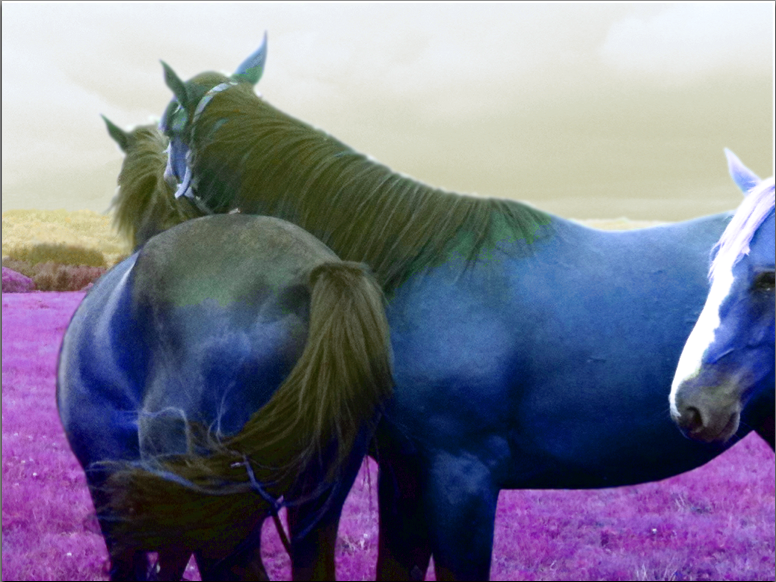
//> input picture 2-base/control/horse-hsv.png, 776 x 582 px
$ ./color-convert horse-hsv.png   (built with g++ and OpenCV 4)
//> lines starting //> are read from the running program, lines starting //| are printed output that depends on the picture; after the words box and inside, x2 and y2 are one past the last pixel; in counts of white or black regions, pixels touching at a corner belong together
#include <iostream>
#include <cstdlib>

#include <opencv2/opencv.hpp>
#include <fstream>

using namespace cv;
using namespace std;

void
process(const char* imsname)
{
//> called with imsname = "horse-hsv.png"
  //Check the existence of the file, if the file doesn't exist the programme stop
  fstream infile(imsname);
  if (infile.good() == false){
    cerr<<"The file doesn't exist. Check the location of the file\n"<<endl;
    exit(EXIT_FAILURE);
  }
  cout<< "\n############### exercice : color-convert ##############\n"<<endl;
  //Read the image load
  Mat ims = imread(imsname, CV_LOAD_IMAGE_COLOR);
//> ims is the input picture: 582 rows x 776 cols, CV_8UC3; mean B, G, R 139.6, 118.3, 118.6

  //Split the loaded image to obtain the B,G,R composant
  Mat imsBGRSplit[3];
  split(ims,imsBGRSplit);
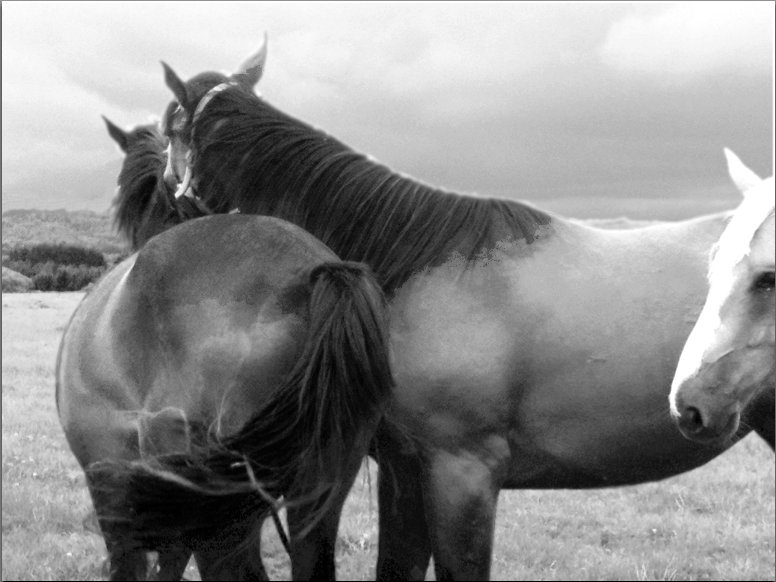
//> imsBGRSplit[0]: 582 rows x 776 cols, CV_8UC1; min 0, max 255, mean 139.6
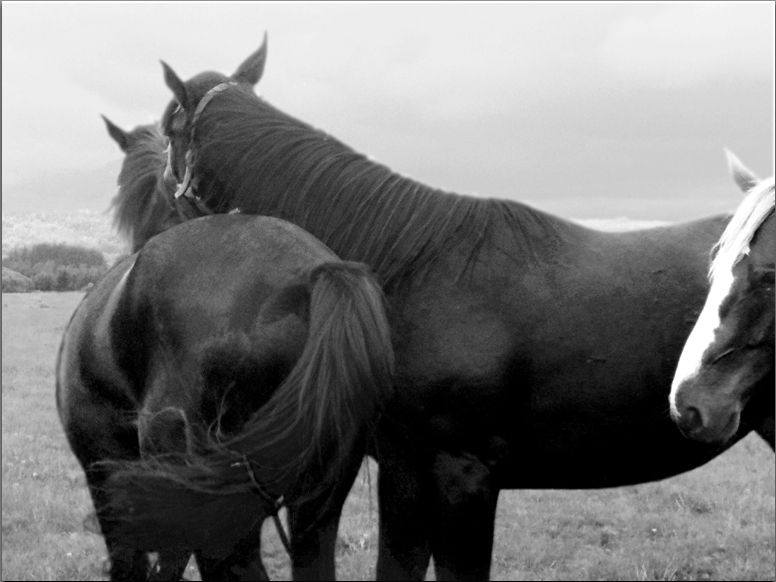
//> imsBGRSplit[2]: 582 rows x 776 cols, CV_8UC1; min 0, max 255, mean 118.6
  //Show the R range
  imshow("R",imsBGRSplit[2]);
  waitKey(0);

  //Show the G range
  imshow("G",imsBGRSplit[1]);
  waitKey(0);

  //Show the B range
  imshow("B",imsBGRSplit[0]);
  waitKey(0);

  //Convert the loaded image to RGB to YCbCr image
  Mat imsYCrCb(ims.size(),CV_8UC3);
  cvtColor(ims,imsYCrCb,CV_BGR2YCrCb);
//> imsYCrCb: 582 rows x 776 cols, CV_8UC3; mean of channels 0, 1, 2 120.8, 126.4, 138.6
  Mat imsYCrCbSplit[3];
  split(imsYCrCb,imsYCrCbSplit);
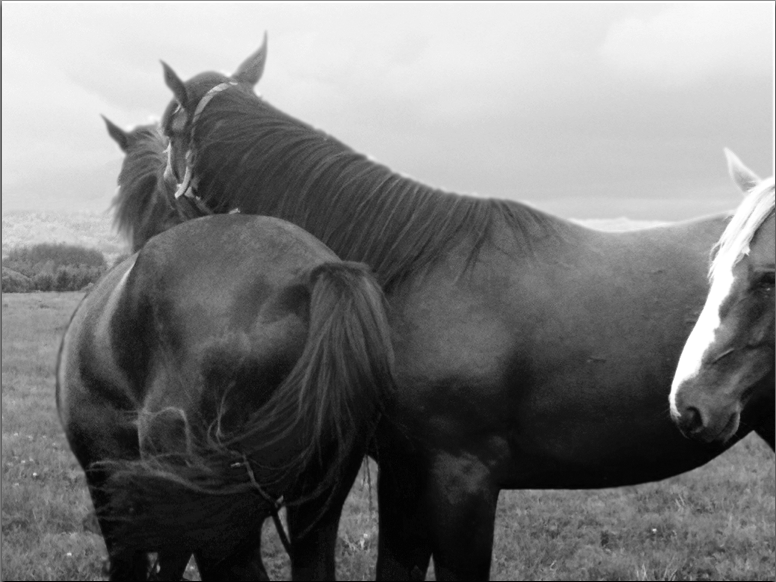
//> imsYCrCbSplit[0]: 582 rows x 776 cols, CV_8UC1; min 2, max 255, mean 120.8
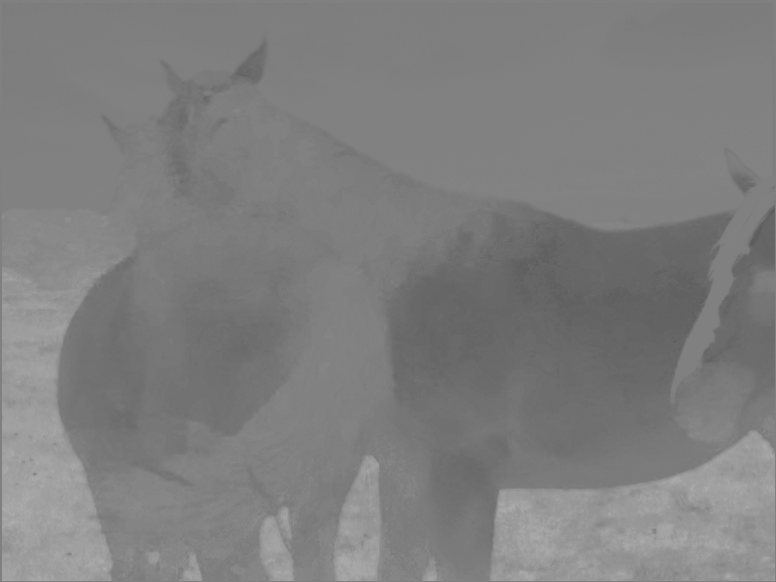
//> imsYCrCbSplit[1]: 582 rows x 776 cols, CV_8UC1; min 90, max 179, mean 126.4
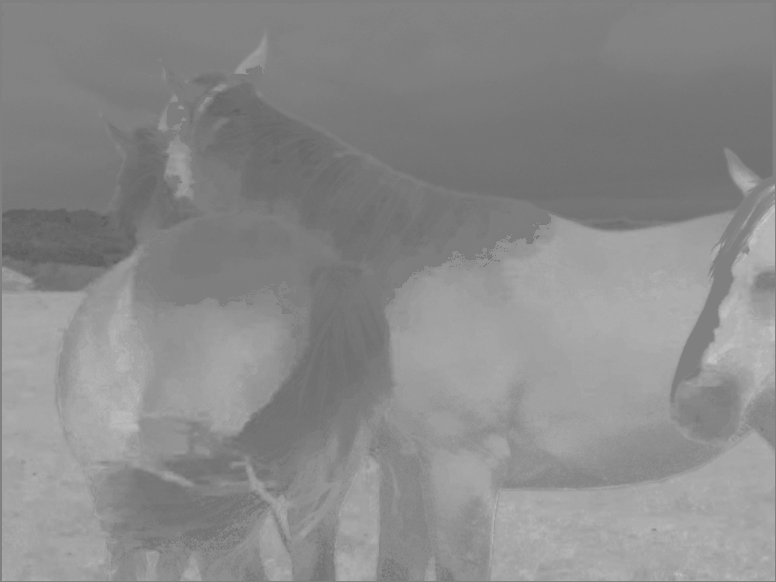
//> imsYCrCbSplit[2]: 582 rows x 776 cols, CV_8UC1; min 91, max 200, mean 138.6
  //Show the Y range
  imshow("Y", imsYCrCbSplit[0]);
  waitKey(0);
  //Show the Cb range
  imshow("Cr", imsYCrCbSplit[1]);
  waitKey(0);
  //Show the Cr range
  imshow("Cb", imsYCrCbSplit[2]);
  waitKey(0);

  //Convert the loaded image to RGB to gray image
  Mat imsGray(ims.size(),CV_8UC1);
  cvtColor(ims,imsGray,CV_BGR2GRAY);
  //Show the Gray image
  imshow("RGBtoGray",imsGray);
  waitKey(0);

  //Convert the YCbCr image previously created to a color
  Mat imsBGR(ims.size(),CV_8UC3);
  cvtColor(imsYCrCb,imsBGR,CV_YCrCb2BGR);
  //Show the BGR image
  imshow("RGB→YCrCb→RGB",imsBGR);
  waitKey(0);

  //Make the difference between the image convert in Gray
  Mat diffGrayAndY = imsGray - imsYCrCbSplit[0];
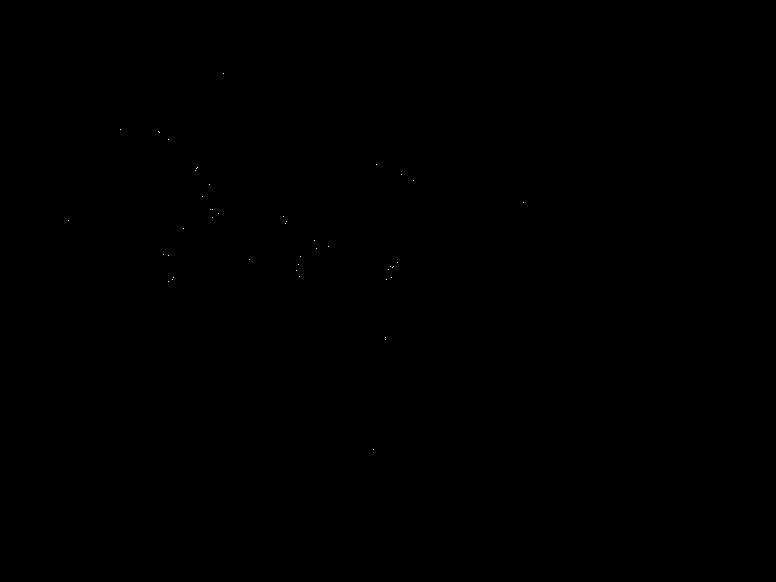
//> diffGrayAndY: 582 rows x 776 cols, CV_8UC1; values 0 (black) and 1 (white), 0.01% white in thin lines or dots, all inside (x1, y1, x2, y2) = (68, 73, 524, 450)
  imshow("Difference image Gray et Y",diffGrayAndY);
  waitKey(0);

  //Make the difference between the first image and the image convert to YCbCr
  //and then reconvert to RGB
  Mat diffInitAndRGB = ims - imsBGR;
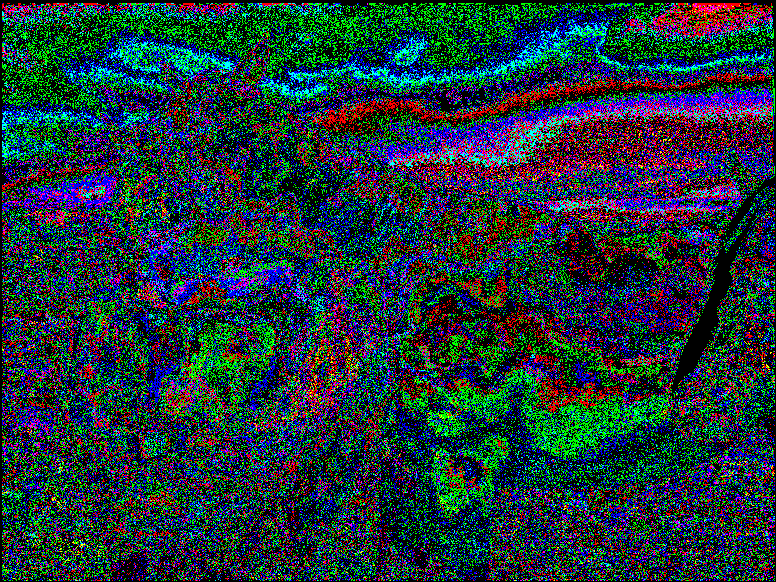
//> diffInitAndRGB: 582 rows x 776 cols, CV_8UC3; mean B, G, R 0.231, 0.214, 0.13; drawn with 1 as white
  imshow("Difference image RGB initiale et reconvertit",diffInitAndRGB);
  waitKey(0);

}

void
usage (const char *s)
{
  std::cerr<<"Usage: "<<s<<" imsname imdname\n"<<std::endl;
  exit(EXIT_FAILURE);
}

#define param 1
int
main( int argc, char* argv[] )
{
  if(argc != (param+1))
    usage(argv[0]);
  process(argv[1]);
  return EXIT_SUCCESS;
}
